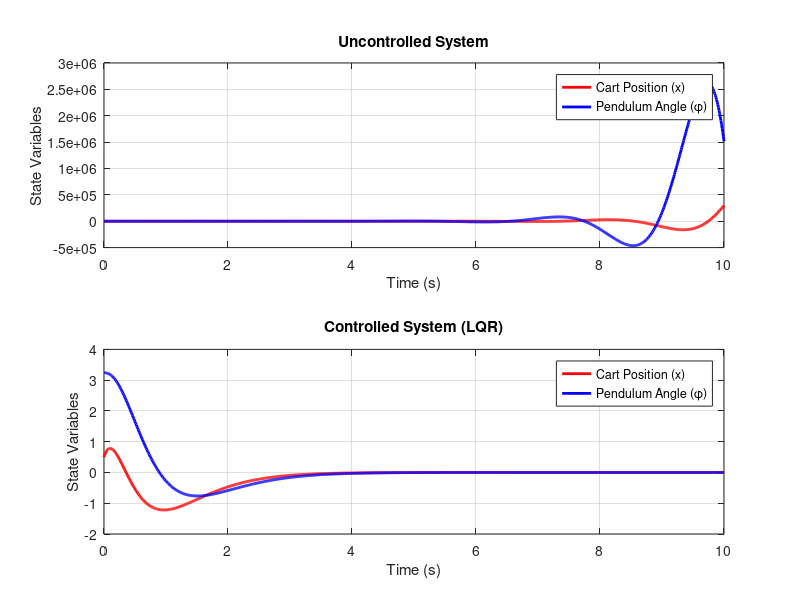

Source code (MATLAB):
% Define the system parameters
M = 5;          % Mass of the cart (kg)
m = 0.5;        % Mass of the pendulum (kg)
L = 1;          % Length of the pendulum (m)
b = 0.1;        % Damping coefficient (N·s/m)
g = 9.81;       % Gravitational acceleration (m/s^2)

% Define the state-space matrices
A = [0 1 0 0;
     0 -b/M m*g/M 0;
     0 0 0 1;
     0 -m*g/L*(M+m) -b/L*(M+m) 0];

% Corrected B matrix for 2 inputs (force for cart and pendulum torque)
B = [0 1/M;
     0 1/(M*L);
     0 0;
     0 -1/(M*L)];

C = [1 0 0 0;
     0 0 1 0
     0 0 0 0
     0 0 0 0];

D = [0;
     0
     0
     0];

% Uncontrolled system (u = 0)
% Initial conditions [x0, x0_dot, phi0, phi0_dot]
x0 = [0.5; 0; pi+0.1; 0];  % Initial conditions (cart offset, pendulum upright)
t_span = 0:0.01:10;  % Time vector (0 to 10 seconds)

% Simulate the uncontrolled system (no control input u)
A_uncontrolled = A;  % Unchanged A matrix
B_uncontrolled = [0; 0; 0; 0];  % Zero input (no control)
u_uncontrolled = @(t, x) [0];  % Control input is zero

% Solve using ode45 for the uncontrolled system
[~, X_uncontrolled] = ode45(@(t, x) A_uncontrolled * x + B_uncontrolled * u_uncontrolled(t, x), t_span, x0);

% Controlled system using LQR (feedback applied)
% Design LQR controller using pole placement or LQR
poles = [-2, -2.5, -3, -4];  % Desired poles for LQR
K = place(A, B, poles);  % Compute the gain matrix K

u_controlled = @(t, x) -K * x;  % Control input based on feedback

% Solve using ode45 for the controlled system
[~, X_controlled] = ode45(@(t, x) A * x + B * u_controlled(t, x), t_span, x0);

% Plot results for comparison
figure;
subplot(2,1,1);
plot(t_span, X_uncontrolled(:,1), 'r', 'LineWidth', 2);  % Cart position (x)
hold on;
plot(t_span, X_uncontrolled(:,3), 'b', 'LineWidth', 2);  % Pendulum angle (phi)
title('Uncontrolled System');
xlabel('Time (s)');
ylabel('State Variables');
legend('Cart Position (x)', 'Pendulum Angle (\phi)');
grid on;

subplot(2,1,2);
plot(t_span, X_controlled(:,1), 'r', 'LineWidth', 2);  % Cart position (x)
hold on;
plot(t_span, X_controlled(:,3), 'b', 'LineWidth', 2);  % Pendulum angle (phi)
title('Controlled System (LQR)');
xlabel('Time (s)');
ylabel('State Variables');
legend('Cart Position (x)', 'Pendulum Angle (\phi)');
grid on;
